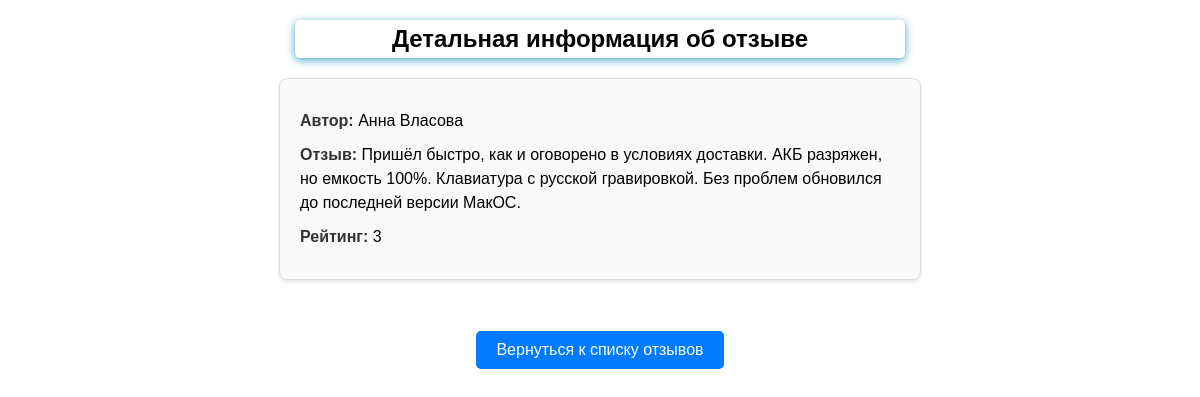
/detail/4/, run on the app's committed database.
### feedback/models.py (models this page shows)
class Feedback(models.Model):
    name = models.CharField(max_length=20, validators=[MinLengthValidator(2)])
    surname = models.CharField(max_length=20, validators=[MinLengthValidator(2)])
    feedback = models.TextField()
    rating = models.PositiveIntegerField(
        validators=[MinValueValidator(1), MaxValueValidator(10)]
    )

### feedback/views.py (the view)
# urls.py: path('detail/<int:pk>/', DetailFeedBackView.as_view(), name='detail_feedback'),
class DetailFeedBackView(DetailView):
    template_name = 'feedback/detail_feedback.html'
    model = Feedback

### feedback/templates/feedback/detail_feedback.html (shortened to what this page needs)
{% extends 'feedback/base.html' %}
{% load static %}
{% block content %}
    <link rel="stylesheet" href="{% static 'feedback/styles.css' %}">
    <h2>Детальная информация об отзыве</h2>
    <div class="feedback-detail">
        <p><strong>Автор:</strong> {{ feedback.name }} {{ feedback.surname }}</p>
        <p><strong>Отзыв:</strong> {{ feedback.feedback }}</p>
        <p><strong>Рейтинг:</strong> {{ feedback.rating }}</p>
    </div>
    <div class="button-container">
        <a href="{% url 'list_feedback' %}" class="button">Вернуться к списку отзывов</a>
    </div>
{% endblock %}

### feedback/static/feedback/forms.css (style rules this page uses)
body { margin: 0; font-family: Sans-Serif; }
h2 { width:50%; margin: 20px auto 5px; text-align: center; padding: 5px; border-radius: 5px; box-shadow: 0 2px 8px #3ca3c1; }

### feedback/static/feedback/styles.css (style rules this page uses)
.feedback-detail { background-color: #f9f9f9; padding: 20px; border: 1px solid #ddd; border-radius: 8px; max-width: 600px; margin: 20px auto; box-shadow: 0 2px 4px rgba(0, 0, 0, 0.1); }
.feedback-detail p { margin: 10px 0; font-size: 16px; line-height: 1.5; }
.feedback-detail strong { color: #333; }
.button-container { display: flex; justify-content: center; align-items: center; height: 100px; }
.button { display: inline-block; padding: 10px 20px; background-color: #007bff; color: white; text-decoration: none; border-radius: 5px; font-size: 16px; transition: background-color 0.3s ease; }

### data on the page
Feedback: name "Анна", surname "Власова", feedback "Пришёл быстро, как и оговорено в условиях доставки. АКБ разряжен, но емкость 100%. Клавиатура с русской гравировкой. Без проблем обновился до последней версии МакОС.", rating "3"
